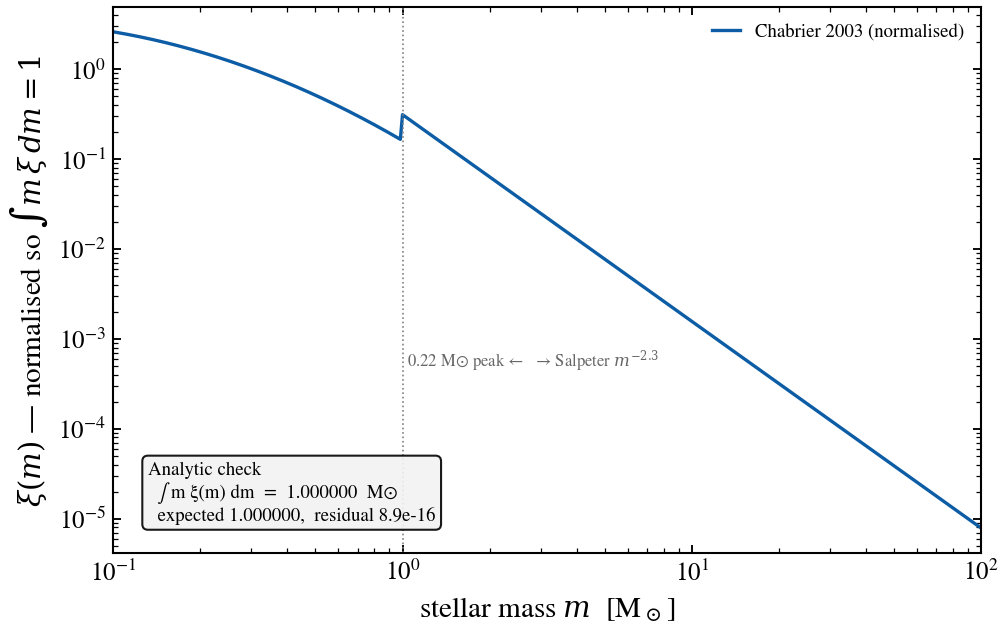

Recreate this plot in Python.
r"""
Chabrier 2003 IMF — analytic normalisation and SSP mean stellar mass
====================================================================

External ground truth: Chabrier 2003 PASP 115 763, Eq. 16–17.

  ξ(m) ∝ (1/m) exp[-(log10 m - log10 0.22)² / (2·0.57²)]   for m ≤ 1 M_sun
  ξ(m) ∝ m^{-2.3}                                          for m > 1 M_sun

Normalised so ∫ m ξ(m) dm = 1 M_sun over [0.1, 100].

We compute this analytical normalisation from the paper, and check
the FSPS Chabrier SSP's recorded scalar `ssp_mass_remaining`
(zero-age value) against the expected 1.0. The per-age
mass-remaining curve is NOT currently exposed on the public surface
(see filed library issue) — that part is omitted from the figure.

References:
- Chabrier 2003 PASP 115 763.
"""

import warnings

import matplotlib.pyplot as plt
import numpy as np
from scipy.integrate import quad

import tengri
from tengri.analysis.plotting import setup_style

setup_style()
warnings.filterwarnings("ignore")


def chabrier_imf_analytic(m):
    m = np.atleast_1d(np.asarray(m, dtype=float))
    out = np.empty_like(m)
    lo = m < 1.0
    arg = (np.log10(m[lo]) - np.log10(0.22)) ** 2 / (2.0 * 0.57**2)
    out[lo] = (1.0 / m[lo]) * np.exp(-arg)
    out[~lo] = m[~lo] ** (-2.3)
    return out


# normalise so ∫ m ξ(m) dm  =  1 M_sun over [0.1, 100]
norm_const, _ = quad(lambda m: m * chabrier_imf_analytic(m)[0], 0.1, 100.0)
mass_integral_after_norm, _ = quad(
    lambda m: m * chabrier_imf_analytic(m)[0] / norm_const,
    0.1,
    100.0,
)

ssp = tengri.load_ssp("fsps_prsc_miles_chabrier")
# `ssp.ssp_mass_remaining` is currently None for this file; no public surface
# yet exposes the per-age mass-loss curve for the diagnostic. Issue filed
# separately.
_ssp_loaded = ssp is not None

fig, ax = plt.subplots(figsize=(7.0, 4.5))
m_plot = np.logspace(-1, 2, 400)
ax.loglog(
    m_plot,
    chabrier_imf_analytic(m_plot) / norm_const,
    color="C0",
    lw=1.6,
    label="Chabrier 2003 (normalised)",
)
ax.axvline(1.0, color="0.5", ls=":", lw=0.8)
ax.text(1.0, 5e-4, " 0.22 M⊙ peak ←   → Salpeter $m^{-2.3}$", fontsize=8, color="0.4")
ax.set(
    xlabel=r"stellar mass $m$  [M$_\odot$]",
    ylabel=r"$\xi(m)$ — normalised so $\int m\,\xi\,dm = 1$",
    xlim=(0.1, 100),
)
ax.text(
    0.04,
    0.06,
    (
        f"Analytic check\n"
        f"  ∫ m ξ(m) dm  =  {mass_integral_after_norm:.6f}  M⊙\n"
        f"  expected 1.000000,  residual {abs(1 - mass_integral_after_norm):.1e}"
    ),
    transform=ax.transAxes,
    fontsize=9,
    bbox=dict(boxstyle="round", facecolor="0.95", alpha=0.9),
)
ax.legend(frameon=False, fontsize=9, loc="upper right")
fig.tight_layout()
plt.savefig("plot_diag_chabrier_imf_norm.png", dpi=150, bbox_inches="tight")
